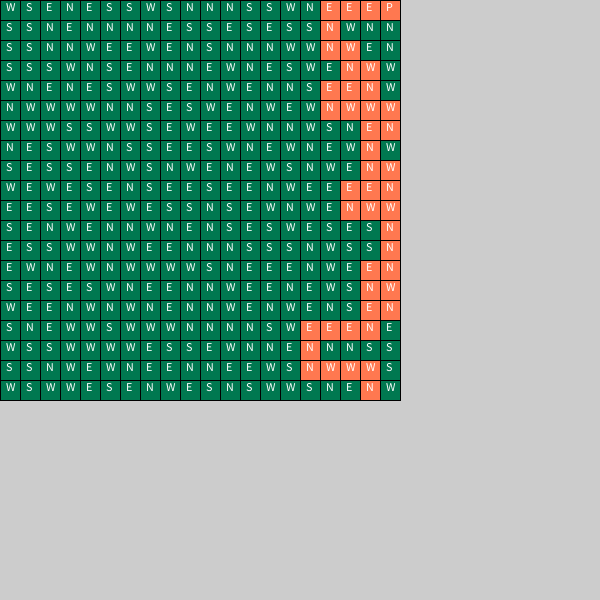
Frame 1 (no input)
Frame 60 (the mouse pressed at the canvas centre just before this capture): identical to frame 1, image omitted
Frame 120 (the mouse held since frame 60 and released just before this capture): identical to frame 1, image omitted

The Processing sketch that drew this single still picture (run headless with seeded random() and noise(); from frame 60 on, the mouse is pressed at the canvas centre):

// Processing sketch: MazeGen_15_08_7
// ── MazeGen_15_08_7.pde
/*This is a mess :( atleast it works*/

//Tile t;
Maze m;
void setup()
{
  size(600,600);
  
  m = new Maze(20, 20, 20);
  m.genMaze();
  m.createSolution();
 /* t = new Tile(50,50,50);
  t.R = 100;
  t.G = 120;
  t.B = 80;
  t.tex = "YO";*/
}

void draw()
{
  m.displayAll();
}
// ── Tile.pde
class Tile
{
  
  public int posX, posY, W, H;
  public char tex;
  public int R,G,B;
  public Direction dir;
  public Direction tag;
  
  
  public Tile(int x, int y, int size, Direction direction)
  {
    this.posX = x;
    this.posY = y;
    this.W = size;
    this.H = size;
    this.dir = direction;
  }
  
  
  public void display()
  {
    //stroke(R/2, G/2, B/2);
    fill(R,G,B);
    rect(posX, posY, W, H);
    
    fill(255,255,255);
    text(tex, posX + W/3, posY + H/1.8);
    
  }
  
  
}


public enum Direction
{
  
  NORTH, SOUTH, EAST, WEST, PENT
  
}
// ── mazeGen.pde
class Maze
{
  
  /*Weighing parameters*/
  float downW = 0.3;
  float upW = 0.1;
  float leftW = 0.2;
  float rightW = 0.2;
  int colo = 5;
  
  
  public ArrayList<Tile> tiles = new ArrayList<Tile>();
  int blockCount;
  int wid, hei;
  int blockSize;
  
  public Maze(int wid, int hei, int blockSize)
  {
    this.wid = wid;
    this.hei = hei;
    this.blockSize = blockSize;
  }
  
 
  public void genMaze()
  {
    
    Tile lastSolutionTile = null;
    
    for(int y = 0; y < hei * blockSize ; y += blockSize)
    {
      for(int x = 0; x < wid * blockSize; x += blockSize)
      {

        //Get random enum
        Direction d;
        switch(floor(random(0,4)))
        {
          case 0:
            d = Direction.NORTH;
          break;
          
          case 1:
            d = Direction.SOUTH;
          break;
          
          case 2:
            d = Direction.WEST;
          break;
          
          case 3:
            d = Direction.EAST;
          break;
          
          default:
            d = null;
          break;
        }
        
        Tile t = new Tile(x, y, blockSize, d);
        
        
        tiles.add(t);
        //println("TileAdded: " + t + " " + t.dir + " " + t.posX + " " + t.posY);
      }
    }
  }
  
  
  void displayAll()
  {
    for(Tile t : tiles)
    {
      
      
      t.G = 120;
      t.B = 80;
      t.tex = t.dir.toString().toCharArray()[0];
      t.display();
    }
  }
  
  
  
  void createSolution() 
  {
    
    Tile exit = null;
    Tile currentTile = null;
    ArrayList<Tile> solutionTiles = new ArrayList<Tile>();
    
    //Select Exit tile 
    if(exit == null)
    {
      
      ArrayList<Tile> firstTiles = new ArrayList<Tile>();
      
      println("Setting starting Tile!");
      for(Tile t : tiles)
      {
        if(t.posY == 0)
        {
          firstTiles.add(t);
        }
      }
      
      
      exit = firstTiles.get(floor(random(0, firstTiles.size())));
      exit.R = 255;
      exit.dir = Direction.PENT;
      solutionTiles.add(exit);
      currentTile = exit;

    }
    while(currentTile.posY < 380) {
    //If the exit cell is selected
    if(exit != null) 
    {
      
       ArrayList<Tile> Actualneighbours = new ArrayList<Tile>();
      
      //Go through the neighbours of the current Tile
      for(Tile t : getNeighbours(currentTile))
      {
        //Make sure the selected neighbour tile was not selected before! also make sure not select itself for some reason
        for(Tile s : solutionTiles)
        {
          //If the tile was not picked before add it to true Neighbours also make sure the current and random's symbols are not opposite
          if((!t.equals(s) || t.equals(currentTile)) )
          {
            if( !((currentTile.dir.equals(Direction.NORTH) && t.tag.equals(Direction.SOUTH) ) ||  ((currentTile.dir.equals(Direction.SOUTH) && t.tag.equals(Direction.NORTH))) || (currentTile.dir.equals(Direction.EAST) && t.tag.equals(Direction.WEST)) || ((currentTile.dir.equals(Direction.WEST) && t.tag.equals(Direction.EAST)))))
            {
              //Prevent it from going south (literally )
              if(t.tag.equals(Direction.NORTH) || t.tag.equals(Direction.WEST) || t.tag.equals(Direction.EAST))
              {
                 Actualneighbours.add(t);
              }
                 
             
              
            }
          }
        }
      }
      
      //Select a tile from true neighbours
      
      Tile  selectedTile = Actualneighbours.get(floor(random(0, Actualneighbours.size())));
      boolean selected = false;
      
      //weigh going south more than going anywhere else
      int t1 = floor(random(0, Actualneighbours.size()));
      selectedTile = Actualneighbours.get(t1);
      
      selectedTile.dir = Actualneighbours.get(t1).tag;
      
      //Indicate
      selectedTile.R = 255;
      
      
      //add the selected tile to the list
      solutionTiles.add(selectedTile);
      
      //change the currentTile with the selected Tile
      currentTile = selectedTile;
      println(currentTile + " " + currentTile.posY + " " + currentTile.posX);
    }
    }
    currentTile.R = 255;
    
    
    
  }
  
  
  private ArrayList<Tile> getNeighbours(Tile t)
  {
    ArrayList<Tile> nTiles = new ArrayList<Tile>();
    
    for(Tile d : this.tiles)
    {
      if(nTiles.size()  == 4) {return nTiles;}
      
      //Left of the Tile
      if( (d.posX < (t.posX - wid/2)) && (d.posX + wid) > (t.posX - wid/2) && (d.posY == t.posY) )
      {
        d.tag = Direction.EAST;
        nTiles.add(d);
      }
      //right
      else if((d.posX  < (t.posX + wid + wid/2)) && (d.posX + wid) > (t.posX + wid + wid/2) && (d.posY == t.posY))
      {
        d.tag = Direction.WEST;
        nTiles.add(d); 
      }
      //below
      else if((d.posY < (t.posY + hei + hei/2)) && (d.posY + hei) > (t.posY + hei + hei/2) && (d.posX == t.posX))
      {
        d.tag = Direction.NORTH;
        nTiles.add(d);
      }
      //above
      else if((d.posY < (t.posY - hei/2)) && (d.posY + hei) > (t.posY - hei/2) && (d.posX == t.posX))
      {
        d.tag = Direction.SOUTH;
        nTiles.add(d);
      }
    }
    
    return nTiles;
  }
  
  
  
  
}
